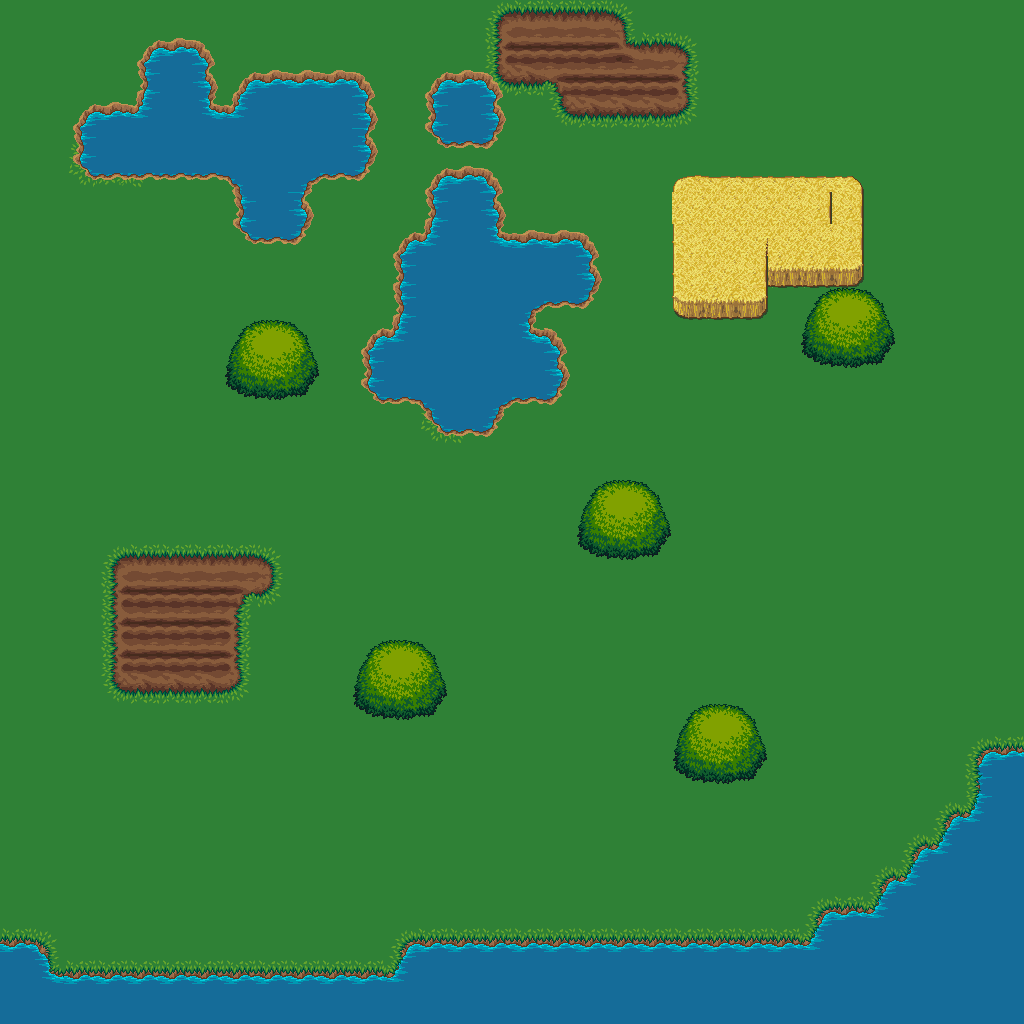

The image is a tile-based game level rendered from a .tmx file. Its description and source (layers, tilesets, objects; grid data summarised) follow:
An orthogonal 32x32 tile map with 32x32 px tiles, 2 tile layers (Ground, Maps) and 17 objects (5x Enemy, Player).

<map version="1.0" orientation="orthogonal" width="32" height="32" tilewidth="32" tileheight="32">
 <tileset firstgid="1" name="terrain_atlas" tilewidth="32" tileheight="32">
  <image source="terrain_atlas.png" trans="ff00ff" width="1024" height="1024" />
  <terraintypes>
   <terrain name="Grass" tile="118" />
   <terrain name="Water" tile="391" />
   <terrain name="Dirt" tile="582" />
   <terrain name="Sand" tile="385" />
  </terraintypes>
  <tile id="22" terrain="0,0,0," />
  <tile id="23" terrain="0,0,,0" />
  <tile id="54" terrain="0,,0,0" />
  <tile id="55" terrain=",0,0,0" />
  <tile id="85" terrain=",,,0" />
  <tile id="86" terrain=",,0,0" />
  <tile id="87" terrain=",,0," />
  <tile id="117" terrain=",0,,0" />
  <tile id="118" terrain="0,0,0,0" />
  <tile id="119" terrain="0,,0," />
  <tile id="149" terrain=",0,," />
  <tile id="150" terrain="0,0,," />
  <tile id="151" terrain="0,,," />
  <tile id="289" terrain="3,3,3," />
  <tile id="290" terrain="3,3,,3" />
  <tile id="292" terrain="3,3,3,1" />
  <tile id="293" terrain="3,3,1,3" />
  <tile id="295" terrain="1,1,1,0" />
  <tile id="296" terrain="1,1,0,1" />
  <tile id="298" terrain="1,1,1," />
  <tile id="299" terrain="1,1,,1" />
  <tile id="321" terrain="3,,3,3" />
  <tile id="322" terrain=",3,3,3" />
  <tile id="324" terrain="3,1,3,3" />
  <tile id="325" terrain="1,3,3,3" />
  <tile id="327" terrain="1,0,1,1" />
  <tile id="328" terrain="0,1,1,1" />
  <tile id="330" terrain="1,,1,1" />
  <tile id="331" terrain=",1,1,1" />
  <tile id="352" terrain=",,,3" />
  <tile id="353" terrain=",,3,3" />
  <tile id="354" terrain=",,3," />
  <tile id="355" terrain="1,1,1,3" />
  <tile id="356" terrain="1,1,3,3" />
  <tile id="357" terrain="1,1,3,1" />
  <tile id="358" terrain="0,0,0,1" />
  <tile id="359" terrain="0,0,1,1" />
  <tile id="360" terrain="0,0,1,0" />
  <tile id="361" terrain=",,,1" />
  <tile id="362" terrain=",,1,1" />
  <tile id="363" terrain=",,1," />
  <tile id="384" terrain=",3,,3" />
  <tile id="385" terrain="3,3,3,3" />
  <tile id="386" terrain="3,,3," />
  <tile id="387" terrain="1,3,1,3" />
  <tile id="388" terrain="3,3,3,3" />
  <tile id="389" terrain="3,1,3,1" />
  <tile id="390" terrain="0,1,0,1" />
  <tile id="391" terrain="1,1,1,1" />
  <tile id="392" terrain="1,0,1,0" />
  <tile id="393" terrain=",1,,1" />
  <tile id="394" terrain="1,1,1,1" />
  <tile id="395" terrain="1,,1," />
  <tile id="416" terrain=",3,," />
  <tile id="417" terrain="3,3,," />
  <tile id="418" terrain="3,,," />
  <tile id="419" terrain="1,3,1,1" />
  <tile id="420" terrain="3,3,1,1" />
  <tile id="421" terrain="3,1,1,1" />
  <tile id="422" terrain="0,1,0,0" />
  <tile id="423" terrain="1,1,0,0" />
  <tile id="424" terrain="1,0,0,0" />
  <tile id="425" terrain=",1,," />
  <tile id="426" terrain="1,1,," />
  <tile id="427" terrain="1,,," />
  <tile id="486" terrain="2,2,2,0" />
  <tile id="487" terrain="2,2,0,2" />
  <tile id="518" terrain="2,0,2,2" />
  <tile id="519" terrain="0,2,2,2" />
  <tile id="549" terrain="0,0,0,2" />
  <tile id="550" terrain="0,0,2,2" />
  <tile id="551" terrain="0,0,2,0" />
  <tile id="581" terrain="0,2,0,2" />
  <tile id="582" terrain="2,2,2,2" />
  <tile id="583" terrain="2,0,2,0" />
  <tile id="613" terrain="0,2,0,0" />
  <tile id="614" terrain="2,2,0,0" />
  <tile id="615" terrain="2,0,0,0" />
 </tileset>
 <layer name="Ground" width="32" height="32">
  <data>[1024 cells, 1024 non-empty, 27 distinct tile ids]</data>
 </layer>
 <layer name="Maps" width="32" height="32">
  <data>[1024 cells, 179 non-empty, 33 distinct tile ids]</data>
 </layer>
 <objectgroup name="Collision" width="32" height="32">
  <object x="671" y="177">
   <polygon points="0,0 192,0 193,109 95,110 96,143 1,143" />
  </object>
  <object x="847" y="289">
   <polygon points="0,0 -29,13 -41,46 -40,64 -24,74 6,77 36,73 47,52 35,17 21,3" />
  </object>
  <object x="621" y="480">
   <polygon points="0,0 -24,8 -40,38 -40,64 -24,74 6,77 36,73 49,53 35,17 21,3" />
  </object>
  <object x="717" y="705">
   <polygon points="0,0 -24,8 -40,38 -40,64 -24,74 6,77 36,73 49,53 35,17 21,3" />
  </object>
  <object x="396" y="640">
   <polygon points="0,0 -24,8 -40,38 -40,64 -24,74 6,77 36,73 49,53 35,17 21,3" />
  </object>
  <object x="268" y="321">
   <polygon points="0,0 -24,8 -40,38 -40,64 -24,74 6,77 36,73 49,53 35,17 21,3" />
  </object>
  <object x="467" y="70">
   <polygon points="0,0 23,4 35,25 26,35 38,49 20,78 1,73 -21,77 -38,59 -34,45 -40,25 -29,10 -21,3" />
  </object>
  <object x="178" y="38">
   <polygon points="0,0 24,5 36,24 28,34 39,50 33,65 53,70 56,57 76,35 90,37 97,33 123,38 130,33 153,38 162,33 180,35 188,44 196,59 189,66 198,82 188,99 198,114 188,128 182,143 163,137 146,137 132,146 125,162 136,179 125,194 116,206 99,201 87,205 75,204 58,184 61,171 56,150 48,140 -84,141 -104,121 -98,106 -104,90 -94,74 -82,66 -43,69 -35,45 -39,27 -30,9 -19,3" />
  </object>
  <object x="468" y="167">
   <polygon points="0,0 20,3 35,26 29,34 37,47 32,64 56,68 63,64 88,69 96,64 116,68 119,76 131,89 124,99 134,113 124,129 115,141 96,137 78,138 67,145 64,160 74,165 87,167 98,186 91,194 101,208 82,237 48,233 35,241 28,257 19,269 -22,268 -42,246 -51,237 -87,236 -106,216 -99,202 -106,194 -107,184 -96,167 -84,160 -75,164 -69,146 -73,130 -74,117 -68,109 -74,98 -74,88 -64,73 -52,66 -44,67 -42,53 -36,43 -42,33 -42,25 -32,10 -21,3" />
  </object>
  <object x="1052" y="744">
   <polygon points="-28,-1 -60,-1 -74,9 -76,24 -76,48 -86,67 -103,67 -112,85 -120,100 -137,103 -142,119 -151,133 -167,135 -181,165 -225,163 -247,195 -637,195 -649,201 -660,227 -998,228 -1004,205 -1018,197 -1053,197 -1051,280 -30,281" />
  </object>
  <object x="1024" y="2">
   <polygon points="0,0 -2,1024 26,1028 20,-26 -1058,-30 -1054,1020 -1022,1022 -1024,-6" />
  </object>
 </objectgroup>
 <objectgroup name="Entities" width="32" height="32">
  <object name="Player" type="Player" x="57" y="39" width="42" height="35">
   <ellipse />
  </object>
  <object name="Human" type="Enemy" x="144" y="309" width="43" height="37">
   <ellipse />
  </object>
  <object name="Golem" type="Enemy" x="368" y="527" width="43" height="37">
   <ellipse />
  </object>
  <object name="Human" type="Enemy" x="229" y="792" width="43" height="37">
   <ellipse />
  </object>
  <object name="Human" type="Enemy" x="883" y="555" width="43" height="37">
   <ellipse />
  </object>
  <object name="Golem" type="Enemy" x="889" y="72" width="43" height="37">
   <ellipse />
  </object>
 </objectgroup>
</map>
